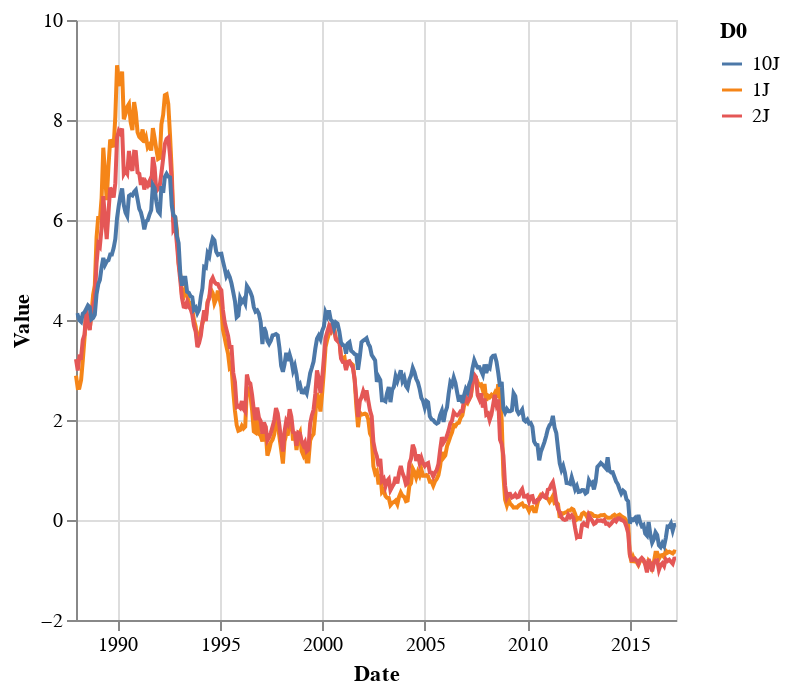

The notebook cell saved with this chart:
### Code cell
# altair plot
alt.Chart(df[df['D0'].isin(['1J', '2J', '10J'])]).mark_line().encode(
    x='Date',
    y='Value',
    
    # color (:N stands for nominal)
    color='D0:N',
    
    # show tooltip
    tooltip=['Date', 'Value', 'D0']
)

### Figure 1 — Vega-Lite specification as saved in the notebook (floating-point values rounded to 4 significant figures; data arrays with more than 128 entries replaced by an {"elided": "..."} marker saying what was removed)
{"config": {"view": {"continuousWidth": 300, "continuousHeight": 300}}, "data": {"name": "data-ee08d52aaef08f7ee28f1faf9fa96a83"}, "mark": {"type": "line"}, "encoding": {"color": {"field": "D0", "type": "nominal"}, "tooltip": [{"field": "Date", "type": "temporal"}, {"field": "Value", "type": "quantitative"}, {"field": "D0", "type": "nominal"}], "x": {"field": "Date", "type": "temporal"}, "y": {"field": "Value", "type": "quantitative"}}, "$schema": "https://vega.github.io/schema/vega-lite/v5.8.0.json", "datasets": {"data-ee08d52aaef08f7ee28f1faf9fa96a83": {"elided": "1056 records"}}}
